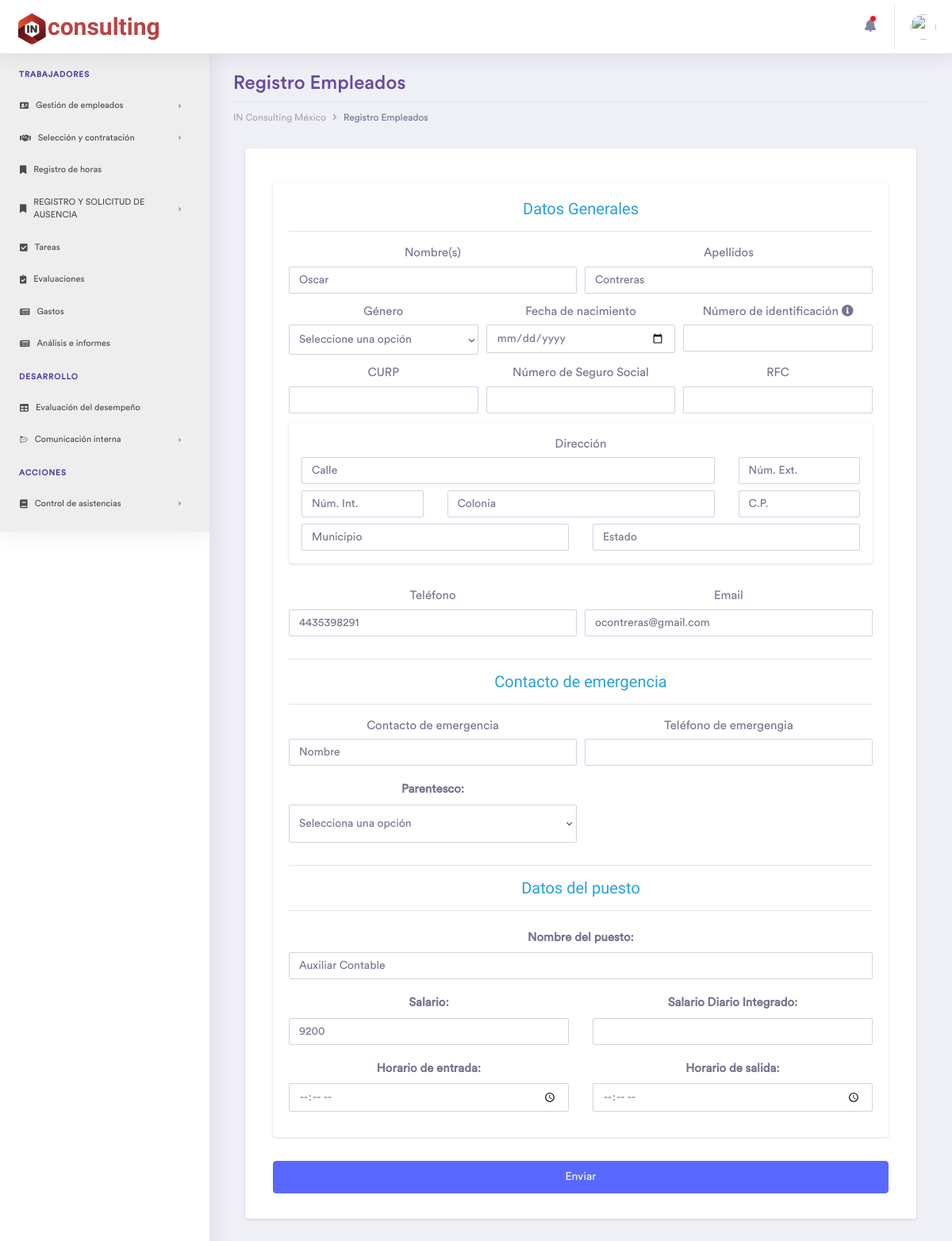
/RegistroEmpleados&postulante=15 (signed in), run on the app's committed database.
### tables this page shows
CREATE TABLE `postulantes` (
  `idPostulantes` int(11) NOT NULL,
  `namePostulante` varchar(30) NOT NULL,
  `lastnamePostulante` varchar(30) NOT NULL,
  `phonePostulante` varchar(15) NOT NULL,
  `emailPostulante` varchar(30) NOT NULL,
  `colorPostulante` varchar(1) DEFAULT NULL,
  `Vacantes_idVacantes` int(11) NOT NULL,
  `statusPostulante` int(11) NOT NULL DEFAULT 1,
  `fRegistro` timestamp NOT NULL DEFAULT current_timestamp()
);

CREATE TABLE `vacantes` (
  `idVacantes` int(11) NOT NULL,
  `nameVacante` varchar(45) NOT NULL,
  `salarioVacante` float NOT NULL,
  `requisitos` varchar(255) NOT NULL,
  `Empleados_idEmpleados` int(11) DEFAULT NULL,
  `Departamentos_idDepartamentos` int(11) NOT NULL,
  `status` int(11) NOT NULL DEFAULT 1,
  `color` varchar(7) NOT NULL
);

### controller/plantilla.controlador.php (called while the page is built)
<?php
Class ControladorPlantilla{
	public function ctrTraerPlantilla(){
		include "view/plantilla.php";
	}
}

### index.php (called while the page is built)
<?php
require_once "controller/plantilla.controlador.php";
require_once "controller/formularios.controlador.php";
require_once "model/formularios.modelo.php";
$plantilla = new ControladorPlantilla();
$plantilla -> ctrTraerPlantilla();

### controller/formularios.controlador.php (called while the page is built, shortened)
<?php
class ControladorFormularios{
	static public function ctrVerVacantes($item, $valor){
		$tabla = "vacantes";
		$respuesta = ModeloFormularios::mdlVerTabla($tabla, $item, $valor);
		return $respuesta;
	}
	static public function ctrVerPostulantes($item, $valor){
		$tabla = "postulantes";
		$respuesta = ModeloFormularios::mdlVerPostulantes($tabla, $item, $valor);
		return $respuesta;
	}
}

### model/conexion.php (called while the page is built)
<?php
class Conexion{
  static public function conectar(){
    $link = new PDO("mysql:host=localhost;dbname=inrh",
                  "root",
                  "");
    $link->exec("set names utf8");
    return $link;
  }
}

### model/formularios.modelo.php (called while the page is built, shortened)
<?php
require_once "conexion.php";
class ModeloFormularios{
	static public function mdlVerTabla($tabla, $item, $valor){
		if ($item == null && $valor == null) {
			if ($tabla == "puesto") {
				$sql = "SELECT * FROM $tabla
				JOIN empleados ON empleados.idEmpleados = $tabla.Empleados_idEmpleados
				JOIN departamentos ON $tabla.Departamentos_idDepartamentos = departamentos.idDepartamentos
				WHERE $tabla.status = 1;";
			}
			elseif ($tabla == "vacantes") {
				$sql = "SELECT * FROM $tabla
				JOIN departamentos ON $tabla.Departamentos_idDepartamentos = departamentos.idDepartamentos
				WHERE $tabla.status = 1;";
			}
			$stmt = Conexion::conectar()->prepare($sql);
			$stmt->execute();
			return $stmt -> fetchAll();
		}
		else{
			$sql = "SELECT * FROM $tabla WHERE $item = :$item";
			$stmt = Conexion::conectar()->prepare($sql);
			$stmt->bindParam(":".$item, $valor, PDO::PARAM_STR);
			$stmt->execute();
			return $stmt -> fetch();
		}
	}
	static public function mdlVerPostulantes($tabla, $item, $valor){
		if ($item == null && $valor == null) {
			$sql = "SELECT * FROM $tabla
			JOIN Vacantes ON $tabla.Vacantes_idVacantes = Vacantes.idVacantes
			WHERE $tabla.statusPostulante = 1;";
			$stmt = Conexion::conectar()->prepare($sql);
			$stmt->execute();
			return $stmt -> fetchAll();
		}
		elseif ($tabla == "suma") {
			$sql = "SELECT SUM(1) FROM postulantes WHERE statusPostulante = 1 AND $item = :$item;";
			$stmt = Conexion::conectar()->prepare($sql);
			$stmt->bindParam(":".$item, $valor, PDO::PARAM_STR);
			$stmt->execute();
			return $stmt -> fetch();
		}
		elseif ($item == "Vacantes_idVacantes") {
			$sql = "SELECT * FROM $tabla WHERE statusPostulante = 1 AND $item = :$item;";
			$stmt = Conexion::conectar()->prepare($sql);
			$stmt->bindParam(":".$item, $valor, PDO::PARAM_STR);
			$stmt->execute();
			return $stmt -> fetchAll();
		}
		else{
			$sql = "SELECT * FROM $tabla WHERE $item = :$item";
			$stmt = Conexion::conectar()->prepare($sql);
			$stmt->bindParam(":".$item, $valor, PDO::PARAM_STR);
			$stmt->execute();
			return $stmt -> fetch();
		}
	}
}

### view/pages/RegistroEmpleados.php (the view, shortened to what this page needs)
<?php if (isset($_GET['postulante'])){
	$postulante = ControladorFormularios::ctrVerPostulantes("idPostulantes", $_GET['postulante']);
	$nombre = $postulante['namePostulante'];
	$apellidos = $postulante['lastnamePostulante'];
	$telefono = $postulante['phonePostulante'];
	$email = $postulante['emailPostulante'];
	$Vacante = ControladorFormularios::ctrVerVacantes("idVacantes", $postulante['Vacantes_idVacantes']);
	$nombreVacante = $Vacante['nameVacante'];
	$salarioVacante = $Vacante['salarioVacante'];
}else{
	$nombre = '';
	$apellidos = '';
	$telefono = '';
	$email = '';
	$idPostulante = 0;
}
?>
<link rel="stylesheet" href="assets/vendor/datepicker/tempusdominus-bootstrap-4.css" />
<div class="container-fluid dashboard-content ">
	<div class="row">
		<div class="col-xl-12 col-lg-12 col-md-12 col-sm-12 col-12">
			<div class="page-header">
				<h2 class="pageheader-title">Registro Empleados</h2>
				<div class="page-breadcrumb">
					<nav aria-label="breadcrumb">
						<ol class="breadcrumb">
							<li class="breadcrumb-item"><a href="Inicio" class="breadcrumb-link">IN Consulting México</a></li>
							<li class="breadcrumb-item active" aria-current="page">Registro Empleados</li>
						</ol>
					</nav>
				</div>
			</div>
		</div>
	</div>
	<div class="container">
		<div class="row justify-content-center">
			<div class="col-lg-12">
				<div class="card">
					<div class="card-body">
						<form id="formulario" class="container mt-4" method="post">
								<div class="card">
									<div class="card-body">
											<h3 class="hprofile">Datos Generales</h3>
											<hr>
										<div class="form-row">
											<div class="col-md-6">
												<div class="form-group">
													<label for="nombre">Nombre(s)</label>
													<input type="text" class="form-control" id="nombre" name="nombre" value="<?php echo $nombre ?>" required>
												</div>
											</div>
											<div class="col-md-6">
												<div class="form-group">
													<label for="apellidos">Apellidos</label>
													<input type="text" class="form-control" id="apellidos" name="apellidos" value="<?php echo $apellidos ?>" required>
												</div>
											</div>
										</div>
										<div class="form-row">
											<div class="col-md-4">
												<div class="form-group">
													<label for="genero">Género</label>
													<select class="form-control" id="genero" name="genero" required>
														<option value="">Seleccione una opción</option>
													</select>
												</div>
											</div>
											<div class="col-md-4">
												<div class="form-group">
													<label for="fecha_nacimiento">Fecha de nacimiento</label>
													<input type="date" class="form-control" id="fecha_nacimiento" name="fecha_nacimiento" required>
												</div>
											</div>
											<div class="col-md-4">
												<div class="form-group">
													<label for="num_identificacion">Número de identificación
														<a data-toggle="identificacion" title="Número de identificación"
														data-content="Ejemplos: N° de INE, Pasaporte, etc."><i class="fas fa-info-circle"></i></a>
													</label>
													<input type="text" class="form-control" id="num_identificacion" name="num_identificacion" required>
												</div>
											</div>
											<div class="col-md-4">
												<div class="form-group">
													<label for="curp">CURP</label>
													<input type="text" class="form-control" id="curp" name="curp" required>
												</div>
											</div>
											<div class="col-md-4">
												<div class="form-group">
													<label for="num_seguro_social">Número de Seguro Social</label>
													<input type="number" class="form-control" id="num_seguro_social" name="num_seguro_social" required>
												</div>
											</div>
											<div class="col-md-4">
												<div class="form-group">
													<label for="rfc">RFC</label>
													<input type="text" class="form-control" id="rfc" name="rfc" required>
												</div>
											</div>
										</div>
										<div class="form-group card p-3">
											<label for="direccion">Dirección</label>
											<div class="row">
												<div class="col-md-9">
													<input type="text" class="form-control" id="calle" name="calle" placeholder="Calle" required>
												</div>
												<div class="col-md-3">
													<input type="text" class="form-control" id="num_exterior" name="num_exterior" placeholder="Núm. Ext." required>
												</div>
											</div>
											<div class="row mt-2">
												<div class="col-md-3">
													<input type="text" class="form-control" id="num_interior" name="num_interior" placeholder="Núm. Int.">
												</div>
												<div class="col-md-6">
													<input type="text" class="form-control" id="colonia" name="colonia" placeholder="Colonia" required>
												</div>
												<div class="col-md-3">
													<input type="text" class="form-control" id="cp" name="cp" placeholder="C.P." required>
												</div>
											</div>
											<div class="row mt-2">
												<div class="col-md-6">
													<input type="text" class="form-control" id="municipio" name="municipio" placeholder="Municipio" required>
												</div>
												<div class="col-md-6">
													<input type="text" class="form-control" id="estado" name="estado" placeholder="Estado" required>
												</div>
											</div>
										</div>
										<div class="form-row">
											<div class="col-md-6">
												<div class="form-group">
													<label for="telefono">Teléfono</label>
													<input type="tel" class="form-control" id="telefono" name="telefono" value="<?php echo $telefono ?>" required>
												</div>
											</div>
											<div class="col-md-6">
												<div class="form-group">
													<label for="email">Email</label>
													<input type="email" class="form-control" id="email" name="email" value="<?php echo $email ?>" required>
												</div>
											</div>
										</div>
											<hr>
											<h3 class="hprofile">Contacto de emergencia</h3>
											<hr>
										<div class="form-row">
											<div class="col-md-6">
												<div class="form-group">
													<label for="emergencia">Contacto de emergencia</label>
													<input type="text" class="form-control" id="emergencia" name="emergencia" placeholder="Nombre" required>
												</div>
											</div>
											<div class="col-md-6">
												<div class="form-group">
													<label for="telefono">Teléfono de emergengia</label>
													<input type="tel" class="form-control" id="telefono" name="telefonoE" required>
												</div>
											</div>
											<div class="form-group col-md-6">
												<label for="parentesco" class="col-form-label text-center font-weight-bold">Parentesco:</label>
												<select class="form-control form-control-lg" id="parentesco" name="parentesco">
													<option value="">Selecciona una opción</option>
												</select>
											</div>
										</div>
										<?php if (isset($_GET['postulante'])): ?>
											<hr>
											<h3 class="hprofile">Datos del puesto</h3>
											<hr>
												<div class="row">
													<div class="col-md-12">
														<div class="form-group">
															<label for="namePuesto" class="col-form-label font-weight-bold">Nombre del puesto:</label>
															<input type="text" class="form-control" id="namePuesto" name="namePuesto" value="<?php echo $nombreVacante; ?>" required>
														</div>
													</div>
													<div class="col-md-6">
														<div class="form-group">
															<label for="salarioPuesto" class="col-form-label font-weight-bold">Salario:</label>
															<input type="text"  maxlength="10" class="form-control" id="salarioPuesto" name="salarioPuesto" value="<?php echo $salarioVacante; ?>" pattern="[0-9]+(\.[0-9]{1,2})?" title="Ingrese un número con hasta dos decimales" required onkeypress="return (event.charCode >= 46 && event.charCode <= 57 && event.charCode != 47)" min="1">
															</div>
														</div>
														<div class="col-md-6">
															<div class="form-group">
																<label for="salario_integrado" class="col-form-label font-weight-bold">Salario Diario Integrado:</label>
																<input type="text"  maxlength="10" class="form-control" id="salario_integrado" name="salario_integrado" pattern="[0-9]+(\.[0-9]{1,2})?" title="Ingrese un número con hasta dos decimales" required onkeypress="return (event.charCode >= 46 && event.charCode <= 57 && event.charCode != 47)" min="1">
																</div>
															</div>
															<div class="col-md-6">
																<div class="form-group">
																	<label for="horario_entrada" class="col-form-label font-weight-bold">Horario de entrada:</label>
																	<input type="time" class="form-control" id="horario_entrada" name="horario_entrada" required>
																</div>
															</div>
															<div class="col-md-6">
																<div class="form-group">
																	<label for="horario_salida" class="col-form-label font-weight-bold">Horario de salida:</label>
																	<input type="time" class="form-control" id="horario_salida" name="horario_salida" required>
																</div>
															</div>
														</div>
													</div>
												</div>
											<?php endif ?>
											<div class="form-group">
												<button type="submit" class="btn btn-primary rounded btn-block">Enviar</button>
											</div>
										</div>
									</div>
							</div>
						</div>
					</div>
				</div>
			</div>
		</div>

### data on the page
postulantes: nombre "Oscar", apellidos "Contreras", telefono "4435398291", email "ocontreras@gmail.com"
vacantes: namePuesto "Auxiliar Contable", salarioPuesto "9200"
